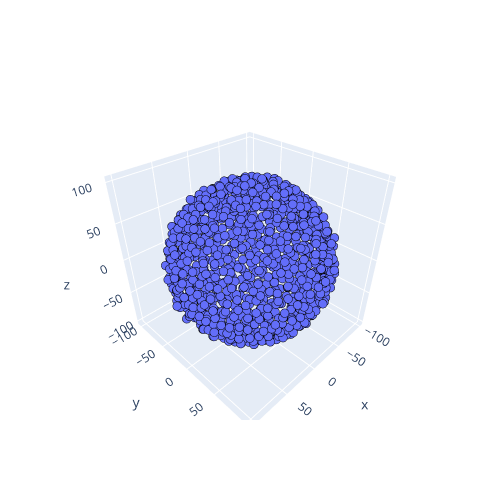

Notebook code cell kept with this figure:
### Code cell
fig = plt.figure(figsize = (15,15))
trace = go.Scatter3d(x=md[:, 0], y=md[:, 1], z=md[:, 2], mode='markers',marker=dict( size= 3, line=dict(color= 'black',width = 3)))
layout = go.Layout(margin=dict(l=0,r=0),height = 500,width = 500)
data = [trace]
fig = go.Figure(data = data, layout = layout)
fig.show()

### Figure 1 — Plotly figure (JSON) as saved in the notebook; plotly's stock layout.template omitted (floating-point values rounded to 4 significant figures; data arrays with more than 128 entries replaced by an {"elided": "..."} marker saying what was removed)
{"data": [{"marker": {"line": {"color": "black", "width": 3}, "size": 3}, "mode": "markers", "type": "scatter3d", "x": {"elided": "1000 float values"}, "y": {"elided": "1000 float values"}, "z": {"elided": "1000 float values"}}], "layout": {"height": 500, "margin": {"l": 0, "r": 0}, "width": 500}}
